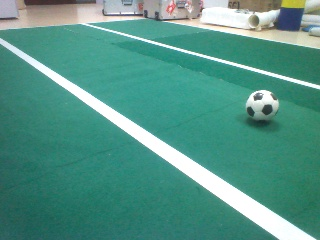
#> input picture Classify/Vision/testcode/soccer/1.jpeg, 320 x 240 px, given in place of the camera
$ python basketball.py
#> lines starting #> are read from the running program, lines starting #| are printed output that depends on the picture; after the words box and inside, x2 and y2 are one past the last pixel; in counts of white or black regions, pixels touching at a corner belong together
### Classify/Vision/testcode/basketball/DebugUI.py
import cv2
import numpy
import sys

class TrackBar():
    'A class to get TrackBar Value. Require: cv2 numpy'
    def __init__(self,winName='TrackBar',windowSize=(400,300)):
        self.winName = winName
        self.nameList = ['Temp']
        self.valueRange = [(0,255)]
        self.trackbarResult = []
        cv2.namedWindow(self.winName)
        cv2.resizeWindow(self.winName, windowSize[0], windowSize[1])
    def nothing(self,test):
        'A function to be the parameter of cv2.createTrackbar '
        pass
    def creatTrackbar(self,nameList = ['Temp'],valueRange = [(0,255)]):
        'Creat Trackbar'
        self.nameList = nameList
        self.valueRange = valueRange
        self.listLenth = len(self.nameList)
        if (self.listLenth > 0):
            for name,value in zip(self.nameList,self.valueRange):
                cv2.createTrackbar(name,self.winName,value[0],value[1],self.nothing)
#> further down, img is the input picture: shape (240, 320, 3); mean B, G, R 134.8, 148.1, 84.1
        else:
             print("Namelist is None!",sys._getframe().f_lineno,sys._getframe().f_code.co_name)
             exit()
        print 'Creat Trackbar Done!'
    def getTrackbarValue(self):
        'Get TrackbarValue'
        if(self.listLenth > 0):
            self.trackbarResult = []
            for name in self.nameList:
                tempResult = cv2.getTrackbarPos(name, self.winName )
                self.trackbarResult.append( tempResult )
            return self.trackbarResult
        else :
             print("Namelist is None!",sys._getframe().f_lineno,sys._getframe().f_code.co_name)
             exit()


### Classify/Vision/testcode/basketball/FindObject.py
import cv2
import numpy
import math
import sys
class Line:
    '''A class for line'''
    # [22 lines left out: functions __init__, getY, getX, update, not called in this run]
class FindObject:
    'A class to find object with opencv2. require: cv2 numpy'
    def __init__(self,img,debugFlag=False):
#> (key Esc is pressed here)
        self.img     = img
        self.hsvmask = None
        self.binary  = None
        self.dilateImg = None
        self.debugFlag = debugFlag
        #print ("A FindObject Class is created!")
    def updateImg(self,img):
        '''update img
            input:img
            return: img
        '''
        if img is None :
            print("img is None!",sys._getframe().f_lineno,sys._getframe().f_code.co_name)
            exit()
        self.img = img
        return self.img
    def hsvFilter(self,lower_color=(0,0,0),upper_color=(255,255,255)):
        ''' convert to HSV color space and threshold
            input: lower_color=(0,0,0),upper_color=(255,255,255)
            return: img
        '''
#> called with lower_color = (0, 137, 0), upper_color = (30, 255, 255)
        self.hsv = cv2.cvtColor(self.img, cv2.COLOR_BGR2HSV)
#> self.hsv: shape (240, 320, 3); mean H, S, V 80.6, 126.7, 149.4
        self.mask = cv2.inRange(self.hsv, lower_color, upper_color)
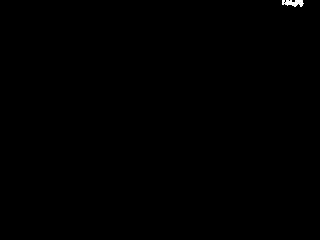
#> self.mask: shape (240, 320); 0.14% white; 1 white region, box (x1, y1, x2, y2) and area: (282, 0, 304, 7) 107
        self.hsvmask = cv2.bitwise_and(self.img, self.img, mask=self.mask)

        if self.debugFlag is True :
            cv2.imshow('hsvFilter',self.hsvmask)
        return self.hsvmask
    def converToBinary(self,thresholdValue=0):
        ''' convert to binary
            input: thresholdValue=0
            return: img
            attention: hsvFileter need run firstly
        '''
#> called with thresholdValue = 0
        if self.hsvmask is None:
            print("hsvmask is None!",sys._getframe().f_lineno,sys._getframe().f_code.co_name)
            exit()
        else:
            self.gray = cv2.cvtColor(self.hsvmask,cv2.COLOR_BGR2GRAY)
            self.retval,self.binary = cv2.threshold(self.gray, thresholdValue, 255, cv2.THRESH_BINARY)
#> self.retval = 0
            if self.debugFlag is True :
                cv2.imshow('converToBinary',self.binary)
            return self.binary
    # [17 lines left out: function erode, not called in this run]
    def dilate(self,shape=cv2.MORPH_RECT, ksize=(3,3),binaryImg = None):
        ''' Dilates an image by using a specific structuring element.
            input : shape=cv2.MORPH_RECT, ksize=(3,3),binaryImg = None
            return: img
            attention: converToBinary need run before this
        '''
#> called with shape = 0, ksize = (5, 5)
        if binaryImg is None:
            binaryImg = self.binary
        if binaryImg is None:
            print("binary is None!",sys._getframe().f_lineno,sys._getframe().f_code.co_name)
            exit()
        else:
            kernel = cv2.getStructuringElement(shape,ksize)
            self.dilateImg = cv2.dilate(binaryImg,kernel)
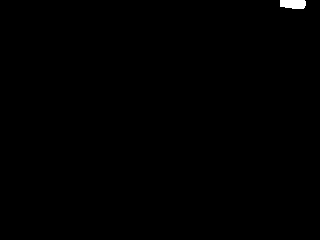
#> self.dilateImg: shape (240, 320); 0.28% white; 1 white region, box (x1, y1, x2, y2) and area: (280, 0, 306, 9) 212
            if self.debugFlag is True :
                cv2.imshow('dilate',self.dilateImg)
            return self.dilateImg
    def getCenter(self):
        pass

class FindBall(FindObject):
    def getCenter(self,binaryImg=None,contoursRange=(200,1000),dilateFlag=True, ksize=(3,3)):
        '''Get the center the of the ball
        input : binaryImg,contoursRange=(200,1000)
        return: coutours,img
        '''
#> called with contoursRange = (200, 1000), dilateFlag = True, ksize = (3, 3)
        self.CenterP=[]
        if binaryImg is None :
            binaryImg = self.binary
        if binaryImg is None :
            print("binary is None!",sys._getframe().f_lineno,sys._getframe().f_code.co_name)
            exit()
        else:
            if dilateFlag is True :
                tempImg = binaryImg
                binaryImg=self.dilate(ksize=ksize,binaryImg=tempImg)
#> in dilate (call 2), `self.dilateImg = cv2.dilate(binaryImg,kernel)`: self.dilateImg: shape (240, 320); 0.21% white; 1 white region
            self.contourImg,self.contours,hierarchy = cv2.findContours(binaryImg,cv2.RETR_LIST,cv2.CHAIN_APPROX_NONE)
#> self.contours = 1 contour; box (x1, y1, x2, y2) and area: (281, 0, 305, 8) 134
            i = 0
            count = len(self.contours)
#> count = 1
            while (i<count):
                if self.contours[i].shape[0] < contoursRange[0] or self.contours[i].shape[0] > contoursRange[1]:
                    del self.contours[i]
                    count = count - 1
                    i = i - 1
                i = i + 1
#> this loop made 1 pass
#> (count, i) on pass 1: (0, 0)
#> after the loop, count = 0; i = 0
            i = 0
            count = len(self.contours)
            while (i < count ):
                x, y, w, h = cv2.boundingRect(self.contours[i])
                if w > h:
                    k=w/h
                else:
                    k=h/w
                if k > 3:
                    #delete narrow contours
                    del self.contours[i]
                    count = count - 1
                    continue
                else:
                    area = math.fabs(cv2.contourArea(self.contours[i]))
                    if area >0:
                        if (w*h/area) > 3:
                            #delete tilt and narrow contours
                            del self.contours[i]
                            count = count - 1
                            i = i - 1
                    i = i + 1
#> this loop made 0 passes
#> after the loop, count = 0; i = 0

            if len(self.contours) >=1 :
                i=0
                count = len(self.contours)
                _white =  (255, 255, 255)
                while(i<count):
                    x, y, w, h = cv2.boundingRect(self.contours[i])
                    lx = x + w/2
                    ly = y + h/2

                    self.CenterP.append([lx,ly])
                    i=i+1
                self.CenterP = numpy.asarray(self.CenterP)
                idex = numpy.lexsort([self.CenterP[:,1],self.CenterP[:,0]])
                self.CenterP = self.CenterP[idex,:]
                return  self.contours,self.CenterP
            else :
                self.CenterP = numpy.asarray(self.CenterP)
                return self.contours,self.CenterP

    def draw(self):
        _white =  (255, 255, 255)
        if len(self.contours) > 0 and len(self.contours) == len(self.CenterP):
            self.drawImg = self.img.copy()
            #cv2.drawContours(self.drawImg,self.contours,-1,_white,5)
            i=0
            count = len(self.CenterP)
            while(i<count):
                cv2.circle(self.drawImg, (self.CenterP[i][0], self.CenterP[i][1]),4, _white, -1)
                area = math.fabs(cv2.contourArea(self.contours[i]))
                cv2.circle(self.drawImg, (self.CenterP[i][0], self.CenterP[i][1]), int(math.sqrt(area/math.pi)), _white, 0)
                i = i + 1
            cv2.imshow("Redball",self.drawImg)

class FindTrack(FindObject):
    # [127 lines left out: functions __init__, getCenter, draw, not called in this run]


### Classify/Vision/testcode/basketball/basketball.py
import cv2
import numpy
from FindObject import *
from DebugUI import TrackBar
#Trackbar Test
nameList = ['Hmin',"Smin","Vmin","Hmax","Smax","Vmax"]
valueRange=[(0,255),(137,255),(0,255),(30,255),(255,255),(255,255)]
trackbar = TrackBar("Test")
trackbar.creatTrackbar(nameList,valueRange)
barBinary = TrackBar("converToBinary")
barBinary.creatTrackbar(['threshold:'],[(0,255)])
#Trackbar Test
cap = cv2.VideoCapture(0)
ret,img = cap.read()
#img = cv2.imread(".\\vision\\picture\\redball.jpg")
#cv2.imshow('ORIGIN', img)
ball = FindBall(None)
if ret is True:
    ball = FindBall(img,debugFlag = True)
while ret is True :
    cv2.imshow('origin',img)
    ball.updateImg(img)
    color = trackbar.getTrackbarValue()
    threshold = barBinary.getTrackbarValue()
    key = cv2.waitKey(1)
    ball.hsvFilter(tuple(color[0:3]),tuple(color[3:]))
    ball.converToBinary(threshold[0])
    ball.dilate(ksize=(5,5))
    ball.getCenter()
    ball.draw()
    ret,img = cap.read()
    if key == 27:
        break
cv2.destroyAllWindows()
